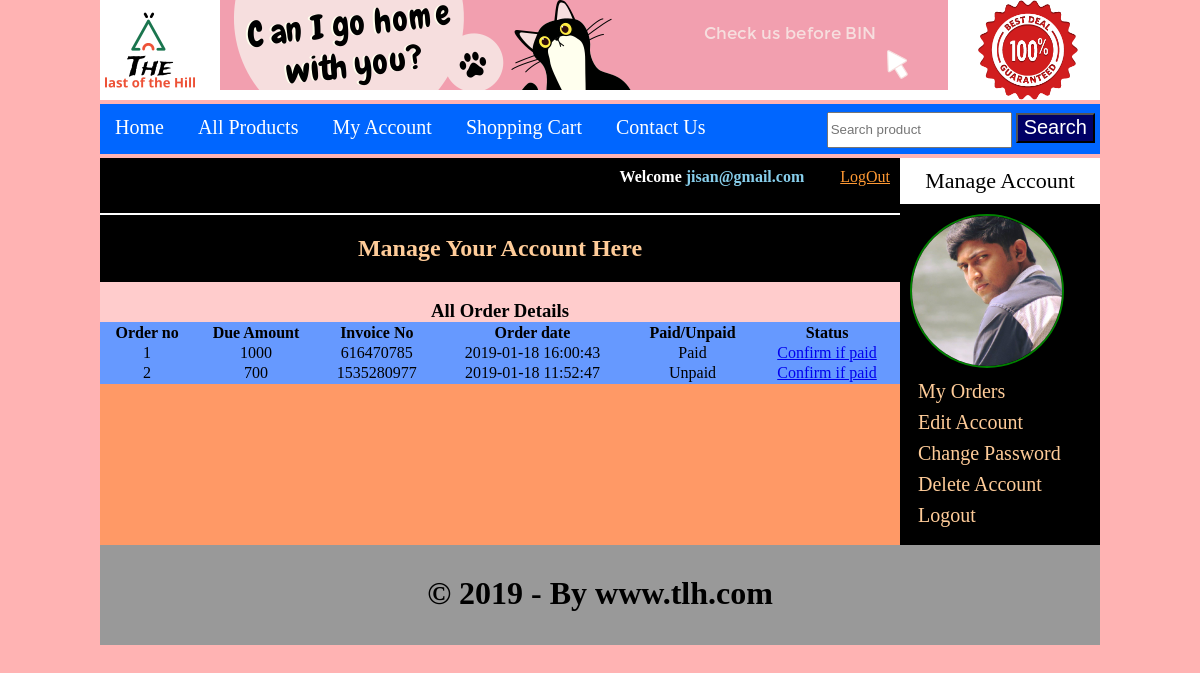
Page /customer/my_account.php?my_orders (signed in) on the committed database.
### tables this page shows
CREATE TABLE `customers` (
  `customer_id` int(10) NOT NULL,
  `customer_name` varchar(100) NOT NULL,
  `customer_email` varchar(100) NOT NULL,
  `customer_pass` varchar(100) NOT NULL,
  `customer_country` text NOT NULL,
  `customer_city` text NOT NULL,
  `customer_contact` text NOT NULL,
  `customer_address` text NOT NULL,
  `cust_image` blob NOT NULL,
  `customer_ip` varchar(11) NOT NULL
);

CREATE TABLE `customer_orders` (
  `order_id` int(10) NOT NULL,
  `customer_id` int(10) NOT NULL,
  `due_amount` int(100) NOT NULL,
  `invoice_no` int(100) NOT NULL,
  `total_products` int(100) NOT NULL,
  `order_date` timestamp NOT NULL DEFAULT CURRENT_TIMESTAMP ON UPDATE CURRENT_TIMESTAMP,
  `order_status` text NOT NULL
);

### customer/my_orders.php (the view)
<?php
	include("includes/db.php");
	$c = $_SESSION['customer_email'];
	$gey_c = " select * from customers where customer_email='$c' ";
	$run_c = mysqli_query($db,$gey_c);
	$row_c=mysqli_fetch_array($run_c);
	$customer_id = $row_c['customer_id'];
?>
<br>
<h3 align="center">All Order Details</h3>
<table width="800" align="center" bgcolor="#6699ff" frame="box">
	<tr align="center">
		<th>Order no</th>
		<th>Due Amount</th>
		<th>Invoice No</th>
		<th>Order date</th>
		<th>Paid/Unpaid</th>
		<th>Status</th>
		<?php
			$get_orders = " select * from customer_orders where customer_id='$customer_id' ";
			$run_orders = mysqli_query($conn,$get_orders);
			$i=1;
			while($row=mysqli_fetch_array($run_orders)){
				$o_id = $row['order_id'];
				$p1 = $row['due_amount'];
				$p2 = $row['invoice_no'];
				$p4 = $row['order_date'];
				$p5 = $row['order_status'];
				if($p5=='Pending'){
					$p5='Unpaid';
				}
				else{
					$p5='Paid';
				}
				echo"
				<tr align='center'>
					<td>$i</td>
					<td>$p1</td>
					<td>$p2</td>
					<td>$p4</td>
					<td>$p5</td>
					<td> <a href='confirm.php?order_id=$o_id' target='_blank'> Confirm if paid </a> </td>
				</tr>
				";
				$i++;
			}
		?>
	</tr>
</table>

### customer/my_account.php (shortened to what this page needs)
<?php
	include("includes/db.php");
	include("functions/functions.php");
?>
<!DOCTYPE html>
<html>
<head>
	<link rel="stylesheet" type="text/css" href="style.css" media="all">
</head>
<body>
	<div class="main_wrapper">
		<div class="header_wrapper">
			<a href="../index.php"><img src="../images/logo.png" style="float: left; height: 100px;width: 100px;margin-right: 20px;"></a>
			<img src="../images/title.png" style="float: left;margin-right: 30px;">
			<img src="../images/d.png" style="float: left;height: 100px;width: 100px;border-radius: 50%;margin-right: 20px;">
		</div>
		<div id="navBar">
			<ul id="menu">
				<li><a href="../index.php">Home</a></li>
				<li><a href="../all_products.php">All Products</a></li>
				<li><a href="my_account.php">My Account</a></li>
				<li><a href="../cart.php">Shopping Cart</a></li>
				<li><a href="../contact.php">Contact Us</a></li>
			</ul>
			<div id="form">
				<form method="get" action="result.php" enctype="multipart/form-data">
					<input type="text" name="user_query" placeholder="Search product" required="">
					<input type="submit" name="search" value="Search">
				</form>
			</div>
		</div>
		<div class="content_wrapper">
			<div id="left_sidebar">
				<div id="sidebar_title">Manage Account</div>
				<ul id="cats">
					<?php
						if(isset($_SESSION['customer_email'])) {
						$user_session = $_SESSION['customer_email'];
						$get_customer_pic = " select * from customers where customer_email='$user_session' ";
						$run_customer = mysqli_query($conn,$get_customer_pic);
						$row_customer = mysqli_fetch_array($run_customer);
						$customer_pic = $row_customer['cust_image'];
						echo " <img src='customer_image/$customer_pic' width='150' height='150'  >";
					}
					?>
					<li><a href="my_account.php?my_orders">My Orders</a></li>
					<li><a href="my_account.php?edit_account">Edit Account</a></li>
					<li><a href="my_account.php?change_pass">Change Password</a></li>
					<li><a href="my_account.php?delete_account">Delete Account</a></li>
					<li><a href="logout.php">Logout</a></li>
				</ul>
			</div>
			<div id="right_content">
				<div id="headline">
					<div id="headline_content">
						<?php
							if(isset($_SESSION['customer_email'])) {
								echo "<b>Welcome "."<span style='color:skyblue'>".$_SESSION['customer_email']."</span>". "</b>";
							}
						?>
						<?php
						if(!isset($_SESSION['customer_email'])){
							echo "<a href='../checkout.php' style='color: #f93;'>Login</a>";
						}
						else{
							echo "<a href='logout.php' style='color: #f93;'>LogOut</a>";
						}
						?>
					</div>
				</div>
				<div id="acc_msg">
					<h2 style="background: #000; color: #fc9; padding: 20px; text-align: center;border-top: 2px solid white;">Manage Your Account Here</h2>
					<?php getDefault();
						if (isset($_GET['my_orders'])) {
							include("my_orders.php");
						}
					?>
				</div>
			</div>
		<div class="footer">
			<h1 style="color: #000;padding-top: 30px;text-align: center;">&copy; 2019 - By www.tlh.com</h1>
		</div>
	</div>
</body>
</html>

### customer/style.css (style rules this page uses)
html, body, div, span, applet, object, iframe, h1, h2, h3, h4, h5, h6, p, blockquote, pre, a, abbr, acronym, address, big, cite, code, del, dfn, em, img, ins, kbd, q, s, samp, small, strike, strong, sub, sup, tt, var, b, u, i, center, dl, dt, dd, ol, ul, li, fieldset, form, label, legend, table, caption, tbody, tfoot, thead, tr, th, td, article, aside, canvas, details, embed, figure, figcaption, footer, header, hgroup, menu, nav, output, ruby, section, summary, time, mark, audio, video { margin: 0; padding: 0; border: 0; vertical-align: baseline; }
body { background-color: #ffb3b3; }
.main_wrapper { width: 1000px height:auto; text-align: center; }
.header_wrapper { width: 1000px; height: 100px; background-color: white; display: inline-block; }
#navBar { width: 1000px; height: 50px; background-color: #0066ff; color: #FFF; display: inline-block; }
#menu { padding: 0; line-height: 36px; margin-top: 5px; float: left; }
#menu li { list-style: none; display: inline; }
#menu a { color: white; text-decoration: none; font-size: 20px; margin: 5px; padding: 10px; border-radius: 5px; }
#form { float: right; line-height: 50px; padding-right: 5px; }
#form input[type=submit] { background-color: #000066; color: white; height: 30px; font-size: 20px; }
#form input[type=text] { height: 30px; }
.content_wrapper { width: 1000px; height: auto; display: inline-block; background-color: #f96; }
#right_content { width: 800px; height: auto; background-color: #FCC; float: left; }
#left_sidebar { width: 200px; height: auto; background-color: #000; float: right; }
.footer { width: 1000px; height: 100px; background-color: #999; color:#fff; clear: both; display: inline-block; }
#sidebar_title { background: white; color: black; padding: 10px; font-size: 22px; font-family: "Palatino Linotype","Book Antiqua",Palatino,serif; }
#cats { text-align: left; padding: 10px; }
#cats li { list-style: none; margin: 8px; }
#cats a { color:#Fc9; font-size: 20px; text-decoration: none; }
#cats img { border-radius: 50%; border: 2px solid green; }
#headline { background-color: black; color: white; height: 35px; width: 780px; padding: 10px; }
#headline_content { float: right; }
#acc_msg { text-align: left; }

### rows in the picture
customers: cust_image (picture)
customer_orders: due_amount "1000", invoice_no "616470785", order_date "2019-01-18 16:00:43", order_status "Paid"
customer_orders: due_amount "700", invoice_no "1535280977", order_date "2019-01-18 11:52:47", order_status "Unpaid"

### other values in the picture
$_SESSION['customer_email'] "jisan@gmail.com"
